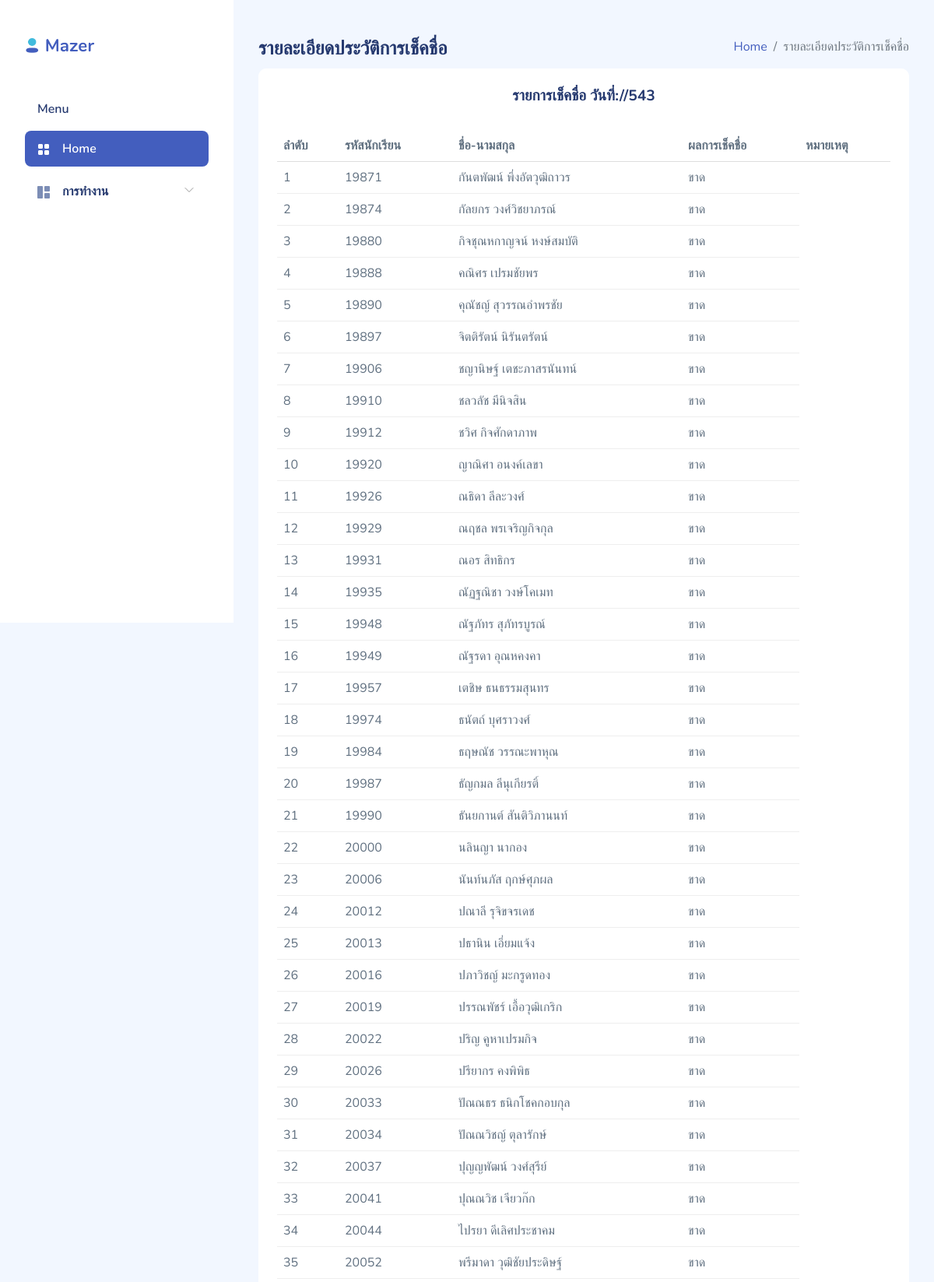
/info_check_in.php (upper part), run on the app's committed database.
### tables this page shows
CREATE TABLE `student` (
  `std_id` int(11) NOT NULL,
  `std_name` varchar(255) NOT NULL,
  `std_surname` varchar(255) NOT NULL,
  PRIMARY KEY (`std_id`)
);

### config.php (called while the page is built, shortened)
<?php
function displaydate($date)
{
	$date_array = explode("-", $date);
	$y = $date_array[0];
	$y = $y + 543;
	$m = $date_array[1];
	$d = $date_array[2];
	$displaydate = $d . "/" . $m . "/" . $y;
	return $displaydate;
}

### info_check_in.php (the view, shortened to what this page needs)
<?php
    require_once 'config.php';
    $date_access=$_GET['date_access'];
    $sql_std_list="SELECT * FROM `student` std
    ORDER BY std.std_id  ASC
    ";
    $sdt_list=mysqli_query($conn,$sql_std_list);
?>
<!DOCTYPE html>
<html lang="en">
<head>
    <link rel="stylesheet" href="assets/css/bootstrap.css">
    <link rel="stylesheet" href="assets/vendors/perfect-scrollbar/perfect-scrollbar.css">
    <link rel="stylesheet" href="assets/vendors/bootstrap-icons/bootstrap-icons.css">
    <link rel="stylesheet" href="assets/css/app.css">
</head>
<body>
    <div id="app">
        <?php require_once "sidebar-te.php"; ?>
        <div id="main">
            <div class="page-heading">
                <div class="page-title">
                    <div class="row">
                        <div class="col-12 col-md-6 order-md-1 order-last">
                            <h4>รายละเอียดประวัติการเช็คชื่อ</h4>
                        </div>
                        <div class="col-12 col-md-6 order-md-2 order-first">
                            <nav aria-label="breadcrumb" class="breadcrumb-header float-start float-lg-end">
                                <ol class="breadcrumb">
                                    <li class="breadcrumb-item"><a href="index_logged-te.php">Home</a></li>
                                    <li class="breadcrumb-item active" aria-current="page">รายละเอียดประวัติการเช็คชื่อ</li>
                                </ol>
                            </nav>
                        </div>
                    </div>
                </div>
                <section class="section">
                    <div class="card">
                        <div class="card-header">
                            <h4 class="card-title text-center">รายการเช็คชื่อ วันที่:<?php print displaydate($date_access); ?> </h4>
                        </div>
                        <div class="card-body">
                            <table class="table">
                                <thead>
                                    <th>ลำดับ</th>
                                    <th>รหัสนักเรียน</th>
                                    <th>ชื่อ-นามสกุล</th>
                                    <th>ผลการเช็คชื่อ</th>
                                    <th>หมายเหตุ</th>
                                </thead>
                                <tbody>
                                    <?php
                                        $i=1;
                                        while($stdtable=mysqli_fetch_array($sdt_list)){
                                            ?>
                                            <tr>
                                                <td><?php print $i; ?></td>
                                                <td><?php $std_id=$stdtable['std_id']; print $std_id; ?></td>
                                                <td><?php print $stdtable['std_name']." ".$stdtable['std_surname']; ?></td>
                                                <td><?php echo result_check_in($conn,$date_access,$std_id);
                                                ?></td>
                                            </tr>
                                            <?php
                                            $i++;
                                        }
                                    ?>
                                </tbody>
                            </table>
                        </div>
                    </div>
                </section>
            </div>
        </div>
    </div>
</body>
</html>
<?php
function result_check_in($condb,$date_access,$std_id){
    $sql_infodate="SELECT state_codename,date_access,std_id,result FROM `check_in_statement` WHERE date_access='$date_access' AND std_id='$std_id'";
    $infocheckdate_history=mysqli_query($condb,$sql_infodate);
    if($infocheckdate_history){
        $result=mysqli_fetch_row($infocheckdate_history);
        if(isset($result)){
        $result_check=$result[3];
        }
        else{
            $result_check='ขาด';
        }
    }
    else{
        $result_check='ผิดพลาด';
    }
    return $result_check;
}
?>

### sidebar-te.php (shortened to what this page needs)
<div id="sidebar" class="active">
            <div class="sidebar-wrapper active">
                <div class="sidebar-header">
                    <div class="d-flex justify-content-between">
                        <div class="logo">
                            <a href="index_logged-te.php"><img src="assets/images/logo/logo.png" alt="Logo" srcset=""></a>
                        </div>
                    </div>
                </div>
                <div class="sidebar-menu">
                    <ul class="menu">
                        <li class="sidebar-title">Menu</li>
                        <li class="sidebar-item active ">
                            <a href="index_logged-te.php" class='sidebar-link'>
                                <i class="bi bi-grid-fill"></i>
                                <span>Home</span>
                            </a>
                        </li>
                        <li class="sidebar-item  has-sub">
                            <a href="#" class='sidebar-link'>
                                <i class="bi bi-grid-1x2-fill"></i>
                                <span>การทำงาน</span>
                            </a>
                        </li>
                    </ul>
                </div>
            </div>
        </div>

### assets/css/app.css (style rules this page uses)
.card { margin-bottom:2.2rem;border:none }
.card .card-header { border:none }
.card .card-header h4 { font-size:1.2rem;font-weight:700 }
.card .card-header~.card-body { padding-top:0 }
.card .card-title { font-size:1.2rem }
.card .card-body { padding:1.5rem }
#sidebar.active .sidebar-wrapper { left:0 }
.sidebar-wrapper { width:300px;height:100vh;position:fixed;top:0;z-index:10;overflow-y:auto;background-color:#fff;bottom:0;transition:left .5s ease-out }
.sidebar-wrapper .sidebar-header { padding:2rem 2rem 1rem;font-size:2rem;font-weight:700 }
.sidebar-wrapper .sidebar-header img { height:1.2rem }
.sidebar-wrapper .menu { margin-top:2rem;padding:0 2rem;font-weight:600 }
.sidebar-wrapper .menu .sidebar-title { padding:0 1rem;margin:1.5rem 0 1rem;font-size:1rem;list-style:none;font-weight:600;color:#25396f }
.sidebar-wrapper .menu .sidebar-link { display:block;padding:.7rem 1rem;font-size:1rem;display:flex;align-items:center;border-radius:.5rem;transition:all .5s;text-decoration:none;color:#25396f }
.sidebar-wrapper .menu .sidebar-link i,.sidebar-wrapper .menu .sidebar-link svg { color:#7c8db5 }
.sidebar-wrapper .menu .sidebar-link span { margin-left:1rem }
.sidebar-wrapper .menu .sidebar-item { list-style:none;margin-top:.5rem;position:relative }
.sidebar-wrapper .menu .sidebar-item.has-sub .sidebar-link:after { position:absolute;color:#ccc;right:15px;top:12px;display:block }
.sidebar-wrapper .menu .sidebar-item.active .sidebar-link { background-color:#435ebe }
.sidebar-wrapper .menu .sidebar-item.active .sidebar-link span { color:#fff }
.sidebar-wrapper .menu .sidebar-item.active .sidebar-link i,.sidebar-wrapper .menu .sidebar-item.active .sidebar-link svg { fill:#fff;color:#fff }
.dataTable-table td,.dataTable-table thead th,.table td,.table thead th { vertical-align:middle }
.dataTable-table:not(.table-borderless) thead th,.table:not(.table-borderless) thead th { border-bottom:1px solid #dedede!important }
.bi { width:1rem;height:1rem }
#main { margin-left:300px;padding:2rem }
.page-heading { margin:0 0 2rem }
a { text-decoration:none }

### data on the page
student: std_id "19871", std_name "กันตพัฒน์", std_surname "พึ่งอัตวุฒิถาวร", std_id "ขาด"
student: std_id "19874", std_name "กัลยกร", std_surname "วงศ์วิชยาภรณ์", std_id "ขาด"
student: std_id "19880", std_name "กิจชุณหกาญจน์", std_surname "หงษ์สมบัติ", std_id "ขาด"
student: std_id "19888", std_name "คณิศร", std_surname "เปรมชัยพร", std_id "ขาด"
student: std_id "19890", std_name "คุณัชญ์", std_surname "สุวรรณอำพรชัย", std_id "ขาด"
student: std_id "19897", std_name "จิตติรัตน์", std_surname "นิรันตรัตน์", std_id "ขาด"
student: std_id "19906", std_name "ชญานิษฐ์", std_surname "เตชะภาสรนันทน์", std_id "ขาด"
student: std_id "19910", std_name "ชลวลัช", std_surname "มีนิจสิน", std_id "ขาด"
student: std_id "19912", std_name "ชวิศ", std_surname "กิจศักดาภาพ", std_id "ขาด"
student: std_id "19920", std_name "ญาณิศา", std_surname "อนงค์เลขา", std_id "ขาด"
student: std_id "19926", std_name "ณธิดา", std_surname "ลีละวงศ์", std_id "ขาด"
student: std_id "19929", std_name "ณฤชล", std_surname "พรเจริญกิจกุล", std_id "ขาด"
student: std_id "19931", std_name "ณอร", std_surname "สิทธิกร", std_id "ขาด"
student: std_id "19935", std_name "ณัฏฐณิชา", std_surname "วงษ์โคเมท", std_id "ขาด"
student: std_id "19948", std_name "ณัฐภัทร", std_surname "สุภัทรบูรณ์", std_id "ขาด"
student: std_id "19949", std_name "ณัฐรดา", std_surname "อุณหคงคา", std_id "ขาด"
student: std_id "19957", std_name "เตชิษ", std_surname "ธนธรรมสุนทร", std_id "ขาด"
student: std_id "19974", std_name "ธนัตถ์", std_surname "บุศราวงศ์", std_id "ขาด"
student: std_id "19984", std_name "ธฤษณัช", std_surname "วรรณะพาหุณ", std_id "ขาด"
student: std_id "19987", std_name "ธัญกมล", std_surname "ลีนุเกียรติ์", std_id "ขาด"
student: std_id "19990", std_name "ธันยกานต์", std_surname "สันติวิภานนท์", std_id "ขาด"
student: std_id "20000", std_name "นลินญา", std_surname "นากอง", std_id "ขาด"
student: std_id "20006", std_name "นันท์นภัส", std_surname "ฤกษ์ศุภผล", std_id "ขาด"
student: std_id "20012", std_name "ปณาลี", std_surname "รุจิขจรเดช", std_id "ขาด"
student: std_id "20013", std_name "ปธานิน", std_surname "เอี่ยมแจ้ง", std_id "ขาด"
student: std_id "20016", std_name "ปภาวิชญ์", std_surname "มะกรูดทอง", std_id "ขาด"
student: std_id "20019", std_name "ปรรณพัชร์", std_surname "เอื้อวุฒิเกริก", std_id "ขาด"
student: std_id "20022", std_name "ปริญ", std_surname "คูหาเปรมกิจ", std_id "ขาด"
student: std_id "20026", std_name "ปรียากร", std_surname "คงพิพิธ", std_id "ขาด"
student: std_id "20033", std_name "ปัณณธร", std_surname "ธนิกโชคกอบกุล", std_id "ขาด"
student: std_id "20034", std_name "ปัณณวิชญ์", std_surname "ตุลารักษ์", std_id "ขาด"
student: std_id "20037", std_name "ปุญญพัฒน์", std_surname "วงศ์สุรีย์", std_id "ขาด"
student: std_id "20041", std_name "ปุณณวิช", std_surname "เจียวก๊ก", std_id "ขาด"
student: std_id "20044", std_name "ไปรยา", std_surname "ดีเลิศประชาคม", std_id "ขาด"
student: std_id "20052", std_name "พรีมาดา", std_surname "วุฒิชัยประดิษฐ์", std_id "ขาด"

### other printed values
displaydate($date_access) "//543"
